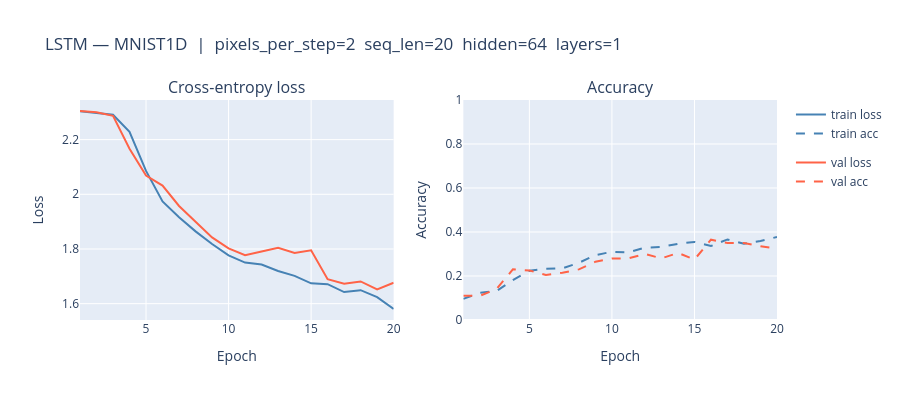
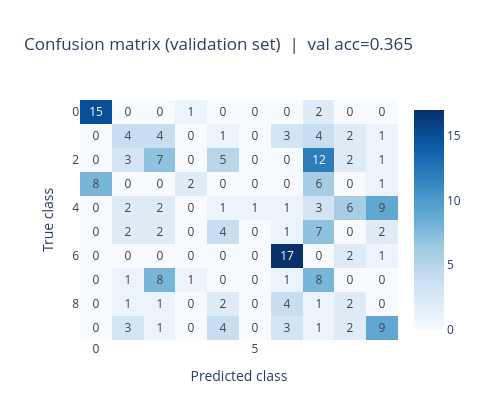

The cell these charts' notebook holds for them, in order:
### Code cell
# ── Training curves ──────────────────────────────────────────────────────────
epochs = list(range(1, NUM_EPOCHS + 1))

fig = make_subplots(
    rows=1, cols=2,
    subplot_titles=["Cross-entropy loss", "Accuracy"],
)

for split, color in [("train", "steelblue"), ("val", "tomato")]:
    fig.add_trace(
        go.Scatter(
            x=epochs, y=history[f"{split}_loss"],
            name=f"{split} loss",
            line=dict(color=color, width=2),
            legendgroup=split,
            hovertemplate=f"%{{x}}  {split} loss=%{{y:.4f}}<extra></extra>",
        ),
        row=1, col=1,
    )
    fig.add_trace(
        go.Scatter(
            x=epochs, y=history[f"{split}_acc"],
            name=f"{split} acc",
            line=dict(color=color, width=2, dash="dash"),
            legendgroup=split,
            hovertemplate=f"%{{x}}  {split} acc=%{{y:.3f}}<extra></extra>",
        ),
        row=1, col=2,
    )

fig.update_xaxes(title_text="Epoch")
fig.update_yaxes(title_text="Loss",     row=1, col=1)
fig.update_yaxes(title_text="Accuracy", row=1, col=2, range=[0, 1])
fig.update_layout(
    title=(
        f"LSTM — {DATASET}  |  "
        f"pixels_per_step={PIXELS_PER_STEP}  seq_len={seq_len}  "
        f"hidden={HIDDEN_SIZE}  layers={NUM_LAYERS}"
    ),
    height=400,
    legend=dict(groupclick="toggleitem"),
)
fig.show()

# ── Confusion matrix ─────────────────────────────────────────────────────────
model.eval()
all_pred, all_true = [], []
with torch.no_grad():
    for xb, yb in val_loader:
        pred = model(xb.to(DEVICE)).argmax(1).cpu()
        all_pred.append(pred)
        all_true.append(yb)

all_pred = torch.cat(all_pred).numpy()
all_true = torch.cat(all_true).numpy()

num_classes = label_dim
conf = np.zeros((num_classes, num_classes), dtype=int)
for t, p in zip(all_true, all_pred):
    conf[t, p] += 1

fig_cm = go.Figure(
    go.Heatmap(
        z=conf,
        x=list(range(num_classes)),
        y=list(range(num_classes)),
        colorscale="Blues",
        text=conf,
        texttemplate="%{text}",
        hovertemplate="true %{y}  pred %{x}<br>count %{z}<extra></extra>",
    )
)
fig_cm.update_layout(
    title=f"Confusion matrix (validation set)  |  val acc={max(history['val_acc']):.3f}",
    xaxis_title="Predicted class",
    yaxis_title="True class",
    yaxis_autorange="reversed",
    height=420,
    width=480,
)
fig_cm.show()

### Figure 1 — Plotly figure (JSON) as saved in the notebook; plotly's stock layout.template omitted (floating-point values rounded to 4 significant figures)
{"data": [{"hovertemplate": "%{x}  train loss=%{y:.4f}<extra></extra>", "legendgroup": "train", "line": {"color": "steelblue", "width": 2}, "name": "train loss", "type": "scatter", "x": [1, 2, 3, 4, 5, 6, 7, 8, 9, 10, 11, 12, 13, 14, 15, 16, 17, 18, 19, 20], "xaxis": "x", "y": [2.304, 2.298, 2.291, 2.229, 2.085, 1.974, 1.916, 1.864, 1.818, 1.777, 1.75, 1.743, 1.72, 1.701, 1.674, 1.671, 1.642, 1.649, 1.624, 1.58], "yaxis": "y"}, {"hovertemplate": "%{x}  train acc=%{y:.3f}<extra></extra>", "legendgroup": "train", "line": {"color": "steelblue", "dash": "dash", "width": 2}, "name": "train acc", "type": "scatter", "x": [1, 2, 3, 4, 5, 6, 7, 8, 9, 10, 11, 12, 13, 14, 15, 16, 17, 18, 19, 20], "xaxis": "x2", "y": [0.09625, 0.1237, 0.1313, 0.1812, 0.2238, 0.2325, 0.235, 0.26, 0.295, 0.31, 0.3075, 0.3287, 0.3325, 0.3463, 0.355, 0.3362, 0.3663, 0.3463, 0.3588, 0.3775], "yaxis": "y2"}, {"hovertemplate": "%{x}  val loss=%{y:.4f}<extra></extra>", "legendgroup": "val", "line": {"color": "tomato", "width": 2}, "name": "val loss", "type": "scatter", "x": [1, 2, 3, 4, 5, 6, 7, 8, 9, 10, 11, 12, 13, 14, 15, 16, 17, 18, 19, 20], "xaxis": "x", "y": [2.305, 2.3, 2.287, 2.167, 2.069, 2.032, 1.957, 1.9, 1.842, 1.802, 1.777, 1.79, 1.804, 1.785, 1.795, 1.689, 1.673, 1.681, 1.652, 1.676], "yaxis": "y"}, {"hovertemplate": "%{x}  val acc=%{y:.3f}<extra></extra>", "legendgroup": "val", "line": {"color": "tomato", "dash": "dash", "width": 2}, "name": "val acc", "type": "scatter", "x": [1, 2, 3, 4, 5, 6, 7, 8, 9, 10, 11, 12, 13, 14, 15, 16, 17, 18, 19, 20], "xaxis": "x2", "y": [0.11, 0.11, 0.14, 0.23, 0.225, 0.205, 0.215, 0.23, 0.265, 0.28, 0.28, 0.3, 0.28, 0.305, 0.275, 0.365, 0.35, 0.35, 0.335, 0.325], "yaxis": "y2"}], "layout": {"annotations": [{"font": {"size": 16}, "showarrow": false, "text": "Cross-entropy loss", "x": 0.225, "xanchor": "center", "xref": "paper", "y": 1, "yanchor": "bottom", "yref": "paper"}, {"font": {"size": 16}, "showarrow": false, "text": "Accuracy", "x": 0.775, "xanchor": "center", "xref": "paper", "y": 1, "yanchor": "bottom", "yref": "paper"}], "height": 400, "legend": {"groupclick": "toggleitem"}, "title": {"text": "LSTM — MNIST1D  |  pixels_per_step=2  seq_len=20  hidden=64  layers=1"}, "xaxis": {"anchor": "y", "domain": [0, 0.45], "title": {"text": "Epoch"}}, "xaxis2": {"anchor": "y2", "domain": [0.55, 1], "title": {"text": "Epoch"}}, "yaxis": {"anchor": "x", "domain": [0, 1], "title": {"text": "Loss"}}, "yaxis2": {"anchor": "x2", "domain": [0, 1], "range": [0, 1], "title": {"text": "Accuracy"}}}}

### Figure 2 — Plotly figure (JSON) as saved in the notebook; plotly's stock layout.template omitted (floating-point values rounded to 4 significant figures)
{"data": [{"colorscale": [[0, "rgb(247,251,255)"], [0.125, "rgb(222,235,247)"], [0.25, "rgb(198,219,239)"], [0.375, "rgb(158,202,225)"], [0.5, "rgb(107,174,214)"], [0.625, "rgb(66,146,198)"], [0.75, "rgb(33,113,181)"], [0.875, "rgb(8,81,156)"], [1, "rgb(8,48,107)"]], "hovertemplate": "true %{y}  pred %{x}<br>count %{z}<extra></extra>", "text": [[15, 0, 0, 1, 0, 0, 0, 2, 0, 0], [0, 4, 4, 0, 1, 0, 3, 4, 2, 1], [0, 3, 7, 0, 5, 0, 0, 12, 2, 1], [8, 0, 0, 2, 0, 0, 0, 6, 0, 1], [0, 2, 2, 0, 1, 1, 1, 3, 6, 9], [0, 2, 2, 0, 4, 0, 1, 7, 0, 2], [0, 0, 0, 0, 0, 0, 17, 0, 2, 1], [0, 1, 8, 1, 0, 0, 1, 8, 0, 0], [0, 1, 1, 0, 2, 0, 4, 1, 2, 0], [0, 3, 1, 0, 4, 0, 3, 1, 2, 9]], "texttemplate": "%{text}", "type": "heatmap", "x": [0, 1, 2, 3, 4, 5, 6, 7, 8, 9], "y": [0, 1, 2, 3, 4, 5, 6, 7, 8, 9], "z": [[15, 0, 0, 1, 0, 0, 0, 2, 0, 0], [0, 4, 4, 0, 1, 0, 3, 4, 2, 1], [0, 3, 7, 0, 5, 0, 0, 12, 2, 1], [8, 0, 0, 2, 0, 0, 0, 6, 0, 1], [0, 2, 2, 0, 1, 1, 1, 3, 6, 9], [0, 2, 2, 0, 4, 0, 1, 7, 0, 2], [0, 0, 0, 0, 0, 0, 17, 0, 2, 1], [0, 1, 8, 1, 0, 0, 1, 8, 0, 0], [0, 1, 1, 0, 2, 0, 4, 1, 2, 0], [0, 3, 1, 0, 4, 0, 3, 1, 2, 9]]}], "layout": {"height": 420, "title": {"text": "Confusion matrix (validation set)  |  val acc=0.365"}, "width": 480, "xaxis": {"title": {"text": "Predicted class"}}, "yaxis": {"autorange": "reversed", "title": {"text": "True class"}}}}
